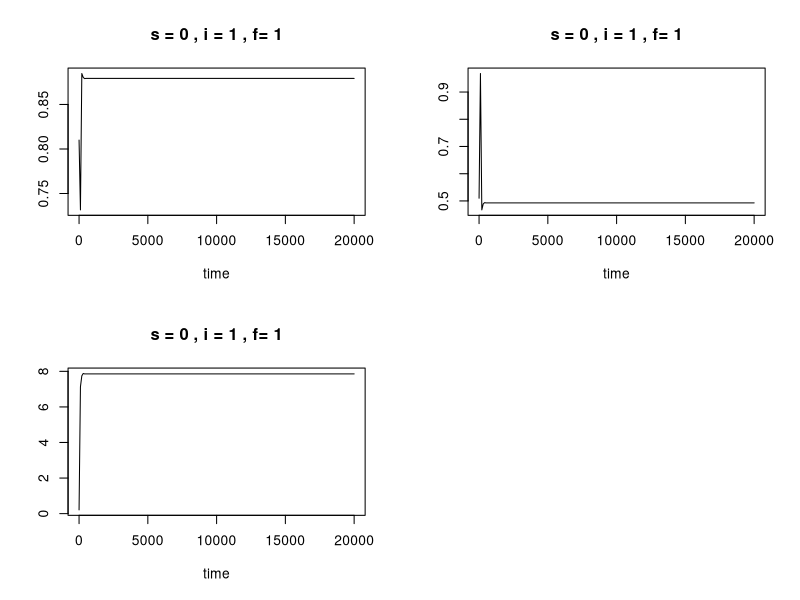
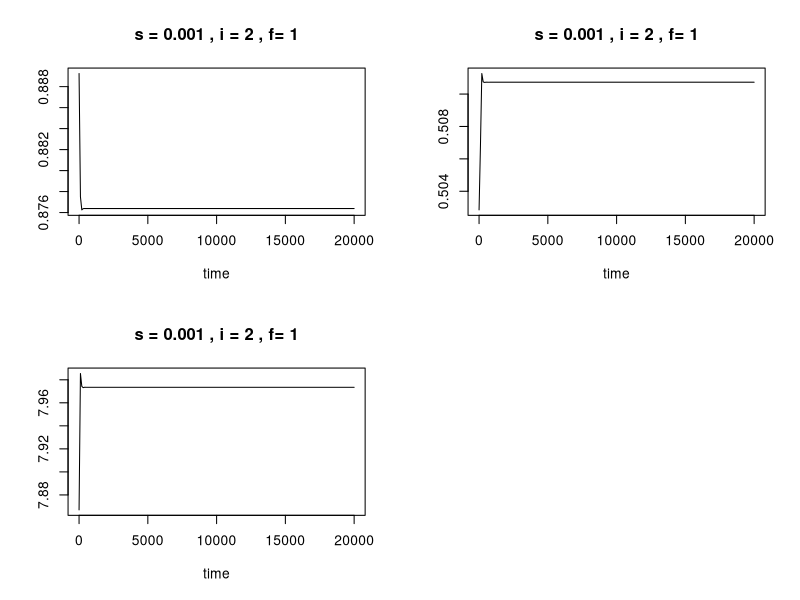
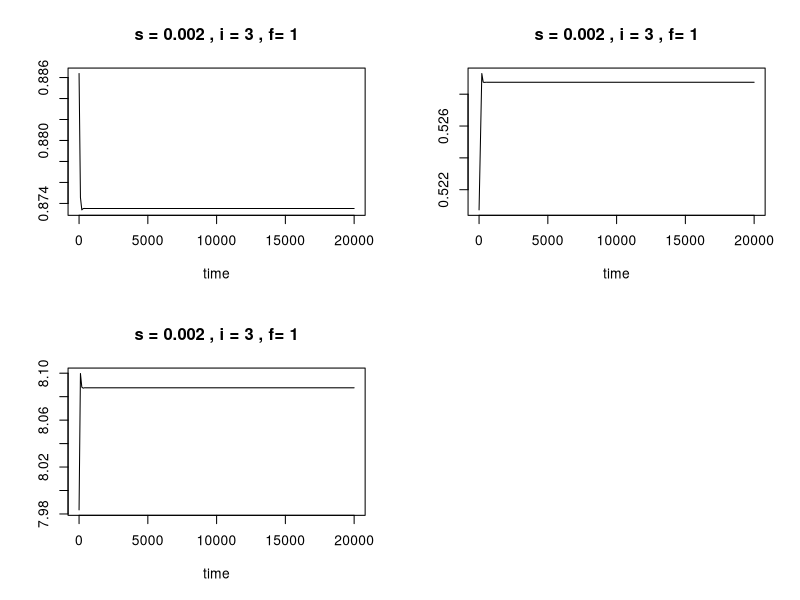
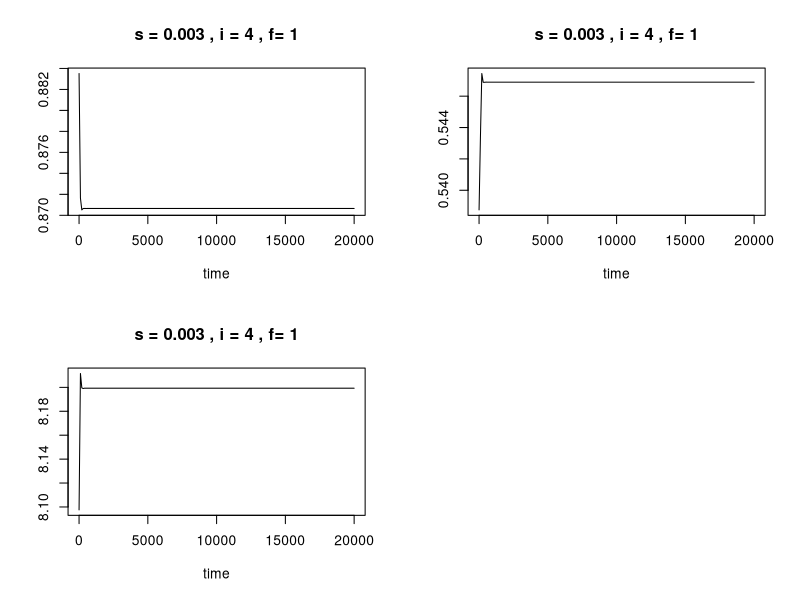
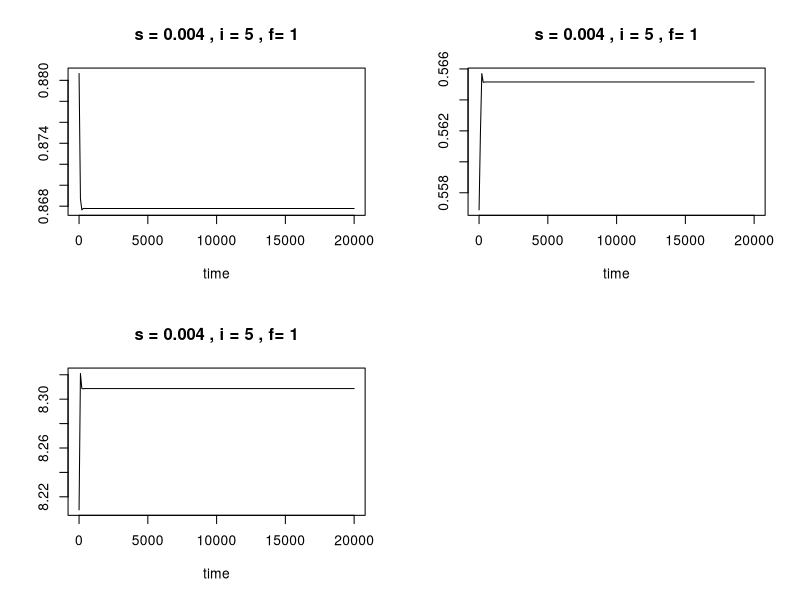
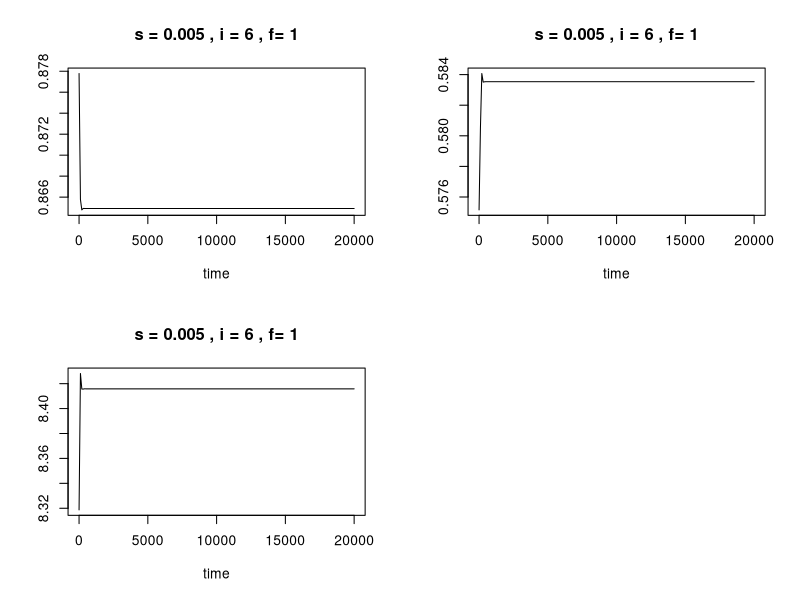
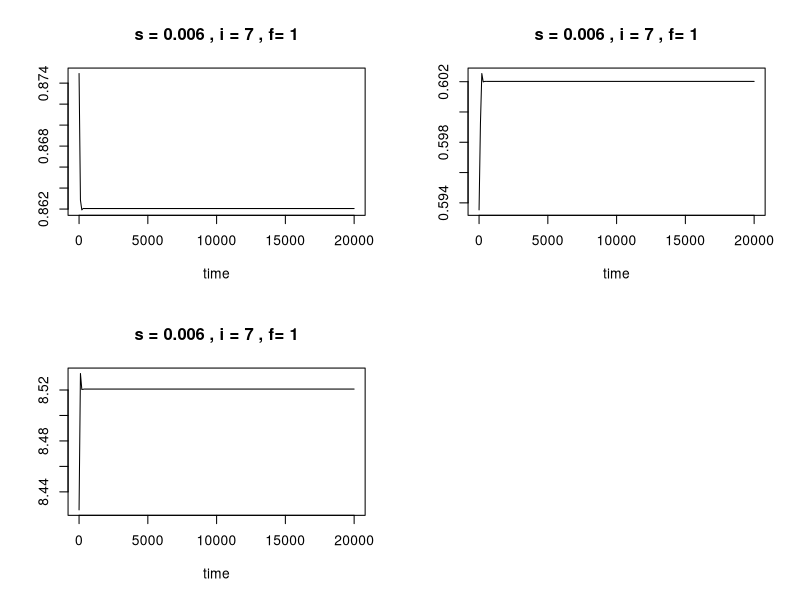
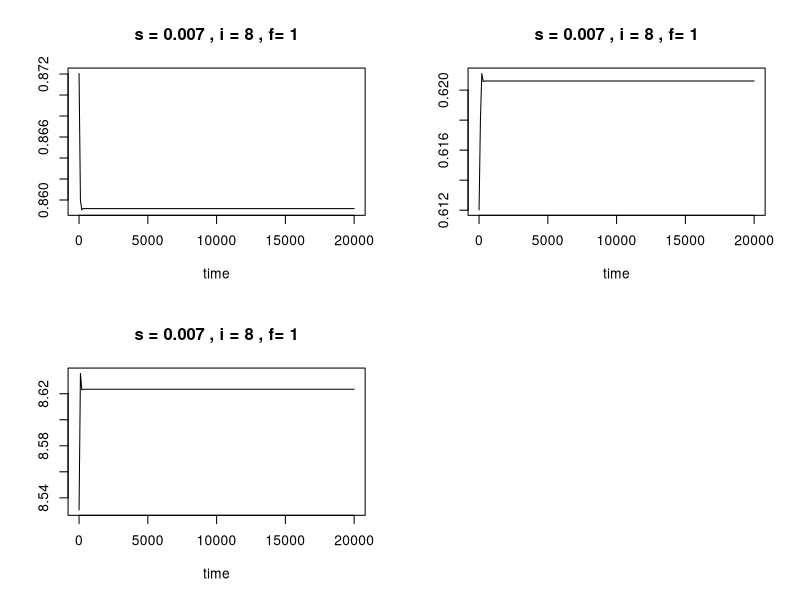

The R script that drew these images, in order:
#####This script solves for a tri-trophic population model under varying sensory environment where both predator and prey have difficulty detecting each other
# setwd('~/Dropbox/Projects/Sensory stress basal/Paper/Scripts for Yodzis and Innes/Images new style/Raw data for f=1')

library('deSolve')

##This model examines a variety of conditions: when either predator or prey are more vulnerable to the sensory stress and when the fear response to prey is either tied or decoupled to its foraging capability
#Low and high denote the two different conditions for both sensory vulnerability and nature of the fear response in prey
low=1
high=2
m.domain=c(0.5,5) # m denotes whether the fear response in prey is tied to prey foraging (low m) or decoupled (high m)
n.domain=c(0.002, 25) # n denotes whether predator (high n) or prey (low n) is more vulnerable to sensory stress

final.n=NULL
f.domain=1 #The default fear intensity is set to 1 for this simulation but in previous runs, f has been allowed to vary

for(j in 1:length(f.domain))
{
B.final=NULL
H.final=NULL
P.final=NULL

a.percap.final=NULL
b.percap.final=NULL
a.tot.final=NULL
b.tot.final=NULL
r.b.final=NULL
a.percap.std.final=NULL
b.percap.std.final=NULL
b.percap.a.final=NULL
a.percap.B.final=NULL

#Initial starting conditions for the three populations; B is the basal resource, H is the prey, and P is the predator
B=0.8
H=0.5
P=0.2

#The sensory domain in which the tri-trophic system exists varies depending on the value of n. Therefore, the correct s.domain line must be run depending on whether n has a high or low value, see line 46
s.domain=seq(from =0, to =0.3, by =0.001) #n=high 
# s.domain=seq(from =0, to =2000, by =1) #n=low
for(i in 1: length(s.domain))
{
a=2.17 #Fixed parameter values for attack rates, birth rates,... Values are calculated from McCann and Yodzis 1994
b=0.1
f=f.domain[j]#0.1, 10
m=m.domain[low]#0.5 #5
n=n.domain[high]#0.002#25
s=s.domain[i]
dh=0.056
dp=0.01

parameters = c(a, f, n , m , s, b, dh, dp)
state=c(B=B[i]+0.01,H=H[i]+0.01,P=P[i]+0.01)

#The Lorenz function encapsulates the model equations, which is a modified Lotka-Volterra predatory-prey model. Prey are able to respond to the presence of predators but at a cost of reduced foraging on the basal resource. Sensory stress (s) is introduced into the environment where as s increases, predation rate decreases but concurrently, prey dampen their response to the presence of predators. The overarching question of this model is to determine how do trophic cascades change when sensory stress is present
Lorenz=function(t, state, parameters){
	with(as.list(c(state,parameters)), {
		dB=B*(1-B)-a*H*B/(1+f*P/(1+s))
		dH=a*B*H/(1+f*P/(1+s))-b*P*H/((1+f*m*P/(1+s))*(1+n*s))-dh*H
		dP=b*P*H/((1+f*m*P/(1+s))*(1+n*s))-dp*P
	
		list(c(dB,dH,dP))
	})
}

times = seq(0, 20000, by =100)

#The lsoda function numerically solves for the population abundance after 20000 time steps
out=lsoda(y=state, times=times, func=Lorenz, parms = parameters, rtol=1e-8, atol=1e-8)
plot(out,main=c(paste(paste('s =',s), paste(','), paste('i =',i), paste(','), paste('f=',f)))) #This line of code plots the results of the three populations over time and is a way of visualizing the progress of the function

#Once the population equilibria have been established, the vital rates of the populations can be calculated
out=as.data.frame(out)
B.equil=out$B[length(out$B)] #The equilibrium basal resource population
H.equil=out$H[length(out$H)]#The equilibrium prey population
P.equil=out$P[length(out$P)]#The equilibrium predator population
r.b=B.equil*(1-B.equil) #The growth rate of the basal resource population
a.percap=a*B.equil/(1+f*P.equil/(1+s)) #The per capita foraging rate of prey
b.percap=b*H.equil/((1+f*m*P.equil/(1+s))*(1+n*s)) #The per capita predation rate of predators
a.tot=a*B.equil*H.equil/(1+f*P.equil/(1+s)) #The total foraging rate of prey population i.e. the amount of the basal resource the prey population is consuming
b.tot=b*P.equil*H.equil/((1+f*m*P.equil/(1+s))*(1+n*s)) #The total predation rate of predator population
a.percap.std=a/(1+f*P.equil/(1+s)) #The per capita foraging rate of prey but standardized by the basal resource population (The proportion of the basal resource population each prey is consuming)
b.percap.std=b/((1+f*m*P.equil/(1+s))*(1+n*s)) #The per capita predation rate of predators but standardized by the prey population
a.percap.B=a*H.equil/(1+f*P.equil/(1+s)) #The proportion of the basal resource that is being consumed by the prey population
b.percap.a=b*P.equil/((1+f*m*P.equil/(1+s))*(1+n*s)) #The proportion of the prey that is being consumed by the predator population

B=c(B,B.equil)
H=c(H, H.equil)
P=c(P, round(P.equil, 50))

#This creates a data frame of the equilibrium population and vital rates levels as the for loop loops through increasing sensory stress levels
B.final=c(B.final, B.equil)
H.final=c(H.final, H.equil)
P.final=c(P.final, P.equil)
r.b.final=c(r.b.final,r.b)
a.percap.final=c(a.percap.final,a.percap)
b.percap.final=c(b.percap.final, b.percap)
a.tot.final=c(a.tot.final, a.tot)
b.tot.final=c(b.tot.final, b.tot)
a.percap.std.final=c(a.percap.std.final,a.percap.std)
b.percap.std.final=c(b.percap.std.final,b.percap.std)
b.percap.a.final=c(b.percap.a.final, b.percap.a)
a.percap.B.final=c(a.percap.B.final, a.percap.B)
}

final.s=(cbind(B.final, H.final, P.final, a.percap.final, b.percap.final, a.tot.final, b.tot.final, r.b.final, a.percap.std.final, b.percap.std.final,b.percap.a.final,a.percap.B.final))
final.n=cbind(final.n,final.s)
}

final=NULL
final=as.data.frame(final.n)

####################Preliminary plots of results
par(mfrow=c(2,2))
en.1=12

B.domain=seq(from =1, to =ncol(final), by =en.1)
plot(final[,B.domain[1]]~s.domain, type='n', xlab=("Effective stress"), ylab=('Basal Resource'))
for( i in 1:length(B.domain))
{
lines(final[,B.domain[i]]~s.domain, col=(3))	
}


H.domain=seq(from =2, to =ncol(final), by =en.1)
plot(final[,H.domain[1]]~s.domain, type='n', xlab=("Effective stress"), ylab=('Prey'))
for( i in 1:length(H.domain))
{
lines(final[,H.domain[i]]~s.domain, col=(4))	
}


P.domain=seq(from =3, to =ncol(final), by =en.1)
plot(final[,P.domain[1]]~s.domain, type='n', xlab=("Effective stress"), ylab=('Predator'))
for( i in 1:length(P.domain))
{
lines(final[,P.domain[i]]~s.domain, col=(2))	
}

plot(final[,B.domain]~s.domain,type='n', ylim=c(0,1), xlab=("Sensory stress"), ylab=('Standardized population abundance'))
for( i in 1:length(B.domain))
{
	Br.new=final[,B.domain[i]]/max(final[,B.domain[i]])
lines(Br.new~s.domain, col=(3), lwd=4)	
}
for( i in 1:length(H.domain))
{
	H.new=final[,H.domain[i]]/max(final[,H.domain[i]])
lines(H.new~s.domain, col=(4), lwd=4)	
}
for( i in 1:length(P.domain))
{
	P.new=final[,P.domain[i]]/max(final[,P.domain[i]])
lines(P.new~s.domain, col=(2), lwd=4)	
}


### Plotting of vital rates
# par(mfrow=c(2,4))
# en.1=12
# a.percap.std.domain=seq(from =9, to =ncol(final), by =en.1)
# plot(final[,a.percap.std.domain[1]]~s.domain,ylim=c(min(final[,a.percap.std.domain[2]]),max(final[,a.percap.std.domain[1]])), type='n', xlab=("Effective stress"), ylab=('Proportion of resource consumed per capita'))
# # legend('topright', c( "Predator does better", "Prey does better"), lty=c(1,1), col=c(3,4))
# for( i in 1:length(a.percap.std.domain))
# {
# lines(final[,a.percap.std.domain[i]]~s.domain, col=(i+2))	
# }

# a.percap.domain=seq(from =4, to =ncol(final), by =en.1)
# plot(final[,a.percap.domain[1]]~s.domain, ylim=c(min(final[,a.percap.domain[2]]),max(final[,a.percap.domain[1]])), type='n', xlab=("Effective stress"), ylab=('Number of resource consumed per capita'))
# # legend('topright', c( "Predator does better", "Prey does better"), lty=c(1,1), col=c(3,4))
# for( i in 1:length(a.percap.domain))
# {
# lines(final[,a.percap.domain[i]]~s.domain, col=(i+2))	
# }

# a.percap.B.domain=seq(from =12, to =ncol(final), by =en.1)
# plot(final[,a.percap.B.domain[1]]~s.domain, type='n',ylim=c(min(final[,a.percap.B.domain[1]]),max(final[,a.percap.B.domain[1]])),  xlab=("Effective stress"), ylab=('Probability of a resource being consumed')) #This may equal total proportion of resource consumed
# # legend('topright', c( "Predator does better", "Prey does better"), lty=c(1,1), col=c(3,4))
# for( i in 1:length(a.percap.B.domain))
# {
# lines(final[,a.percap.B.domain[i]]~s.domain, col=(i+2))	
# }

# a.tot.domain=seq(from =6, to =ncol(final), by =en.1)
# plot(final[,a.tot.domain[2]]~s.domain, type='n',ylim=c(min(final[,a.tot.domain[2]]),max(final[,a.tot.domain[1]])), xlab=("Effective stress"), ylab=('Number of resource consumed total'))
# # legend('topright', c( "Predator does better", "Prey does better"), lty=c(1,1), col=c(3,4))
# for( i in 1:length(a.tot.domain))
# {
# lines(final[,a.tot.domain[i]]~s.domain, col=(i+2))	
# }


# b.percap.std.domain=seq(from =10, to =ncol(final), by =en.1)
# plot(final[,b.percap.std.domain[2]]~s.domain, type='n',ylim=c(min(final[,b.percap.std.domain[2]]),max(final[,b.percap.std.domain[1]])) ,xlab=("Effective stress"), ylab=('Proportion of prey consumed per capita'))
# # legend('topright', c( "Predator does better", "Prey does better"), lty=c(1,1), col=c(3,4))
# for( i in 1:length(b.percap.std.domain))
# {
# lines(final[,b.percap.std.domain[i]]~s.domain, col=(i+2))	
# }

# b.percap.domain=seq(from =5, to =ncol(final), by =en.1)
# plot(final[,b.percap.domain[2]]~s.domain, type='n',ylim=c(min(final[,b.percap.domain[2]]),max(final[,b.percap.domain[2]])), xlab=("Effective stress"), ylab=('Number of prey consumed per capita'))
# # legend('topright', c( "Predator does better", "Prey does better"), lty=c(1,1), col=c(3,4))
# for( i in 1:length(b.percap.domain))
# {
# lines(final[,b.percap.domain[i]]~s.domain, col=(i+2))	
# }


# b.percap.a.domain=seq(from = 11, to=ncol(final), by =en.1)
# plot(final[,b.percap.a.domain[2]]~s.domain,ylim=c(min(final[,b.percap.a.domain[2]]),max(final[,b.percap.a.domain[1]])), type='n', xlab=("Effective stress"), ylab=('Probability of a prey being consumed')) #May be the same as total proportion of prey being consumed
# # legend('topright', c( "Predator does better", "Prey does better"), lty=c(1,1), col=c(3,4))
# for( i in 1:length(b.percap.a.domain))
# {
# lines(final[,b.percap.a.domain[i]]~s.domain, col=(i+2))	
# }


# b.tot.domain=seq(from =7, to =ncol(final), by =en.1)
# plot(final[,b.tot.domain[2]]~s.domain, type='n', xlab=("Effective stress"),ylim=c(min(final[,b.tot.domain[2]]),max(final[,b.tot.domain[1]])), ylab=('Total number of prey consumed'))
# # legend('topright', c( "Predator does better", "Prey does better"), lty=c(1,1), col=c(3,4))
# for( i in 1:length(b.tot.domain))
# {
# lines(final[,b.tot.domain[i]]~s.domain, col=(i+2))	
# }






# r.b.domain=seq(from =8, to =ncol(final), by =en.1)
# plot(0, type='n', ylim=c(0.0,0.27), xlim=c(0, en), xlab=("Effective stress"), ylab=('Growth rate of B pop'))
# legend('topright', c( "Predator does better", "Prey does better"), lty=c(1,1), col=c(3,4))
# for( i in 1:length(r.b.domain))
# {
# lines(final[,r.b.domain[i]]~s.domain, col=(i+2))	
# }

#writing data
# write.table(final,'low n high m.csv', sep=',')
